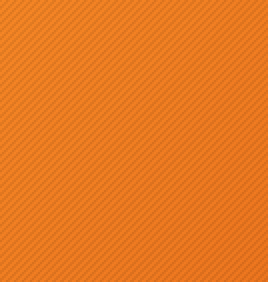
#> input picture assets/patterns/pattern_tile2.png, 134 x 141 px, found by its file name (shown 2 times larger); the run also reads 1 picture not shown here
$ python generate_flyer.py
#> lines starting #> are read from the running program, lines starting #| are printed output that depends on the picture
from PIL import Image, ImageDraw, ImageFont
import os

def getTemplate_mm_A4LANDSCAPEINSIDE():
    #TEMPLATE
    #Calculate perfect equal margins
    PAGE_WIDTH = 297  # A4 landscape width in mm
    COLUMNS = 4
    # 13.5-60-10-60-10-60-10-60-13.5 = 297
    MARGIN_W = 13.5
    GUTTER_W=10
    WINDOW_WIDTH=60

    PAGE_HEIGHT = 210 # A4 landscape height in mm
    LINES = 4
    # 5.5-46-5-46-5-46-5-46-5.5 = 210
    MARGIN_H = 5
    GUTTER_H=4
    WINDOW_HEIGHT=47
    row1_y= MARGIN_H
    row2_y= MARGIN_H + WINDOW_HEIGHT + GUTTER_H
    row3_y= MARGIN_H + WINDOW_HEIGHT + GUTTER_H + WINDOW_HEIGHT + GUTTER_H
    row4_y= MARGIN_H + WINDOW_HEIGHT + GUTTER_H + WINDOW_HEIGHT + GUTTER_H + WINDOW_HEIGHT + GUTTER_H


    col1_x= MARGIN_W
    col2_x= MARGIN_W + WINDOW_WIDTH + GUTTER_W
    col3_x= MARGIN_W + WINDOW_WIDTH + GUTTER_W + WINDOW_WIDTH + GUTTER_W
    col4_x= MARGIN_W + WINDOW_WIDTH + GUTTER_W + WINDOW_WIDTH + GUTTER_W + WINDOW_WIDTH + GUTTER_W

    jan25_height=PAGE_HEIGHT-2*MARGIN_H


    # Calculate total content width and equal margins
    # Template for 4x4 grid in landscape A4 with perfectly equal margins in mm
    template_mm = {
        # Row 1
        'janela_1': {'x': col1_x, 'y': row1_y, 'w': WINDOW_WIDTH, 'h': WINDOW_HEIGHT},
        'janela_2': {'x': col2_x, 'y': row1_y, 'w': WINDOW_WIDTH, 'h': WINDOW_HEIGHT},
        'janela_3': {'x': col3_x ,'y': row1_y, 'w': WINDOW_WIDTH, 'h': WINDOW_HEIGHT},
        'janela_4': {'x': col4_x, 'y': row1_y, 'w': WINDOW_WIDTH, 'h': WINDOW_HEIGHT},

        # Row 2
        'janela_5': {'x': col1_x, 'y': row2_y, 'w': WINDOW_WIDTH, 'h': WINDOW_HEIGHT},
        'janela_6': {'x': col2_x, 'y': row2_y, 'w': WINDOW_WIDTH, 'h': WINDOW_HEIGHT},
        'janela_7': {'x': col3_x ,'y': row2_y, 'w': WINDOW_WIDTH, 'h': WINDOW_HEIGHT},
        'janela_8': {'x': col4_x, 'y': row2_y, 'w': WINDOW_WIDTH, 'h': WINDOW_HEIGHT},

        # Row 3
        'janela_9': {'x': col1_x, 'y': row3_y, 'w': WINDOW_WIDTH, 'h': WINDOW_HEIGHT},
        'janela_10': {'x': col2_x, 'y': row3_y, 'w': WINDOW_WIDTH, 'h': WINDOW_HEIGHT},
        'janela_11': {'x': col3_x ,'y': row3_y, 'w': WINDOW_WIDTH, 'h': WINDOW_HEIGHT},
        'janela_12': {'x': col4_x, 'y': row3_y, 'w': WINDOW_WIDTH, 'h': WINDOW_HEIGHT},

        # Row 4
        'janela_13': {'x': col1_x, 'y': row4_y, 'w': WINDOW_WIDTH, 'h': WINDOW_HEIGHT},
        'janela_14': {'x': col2_x, 'y': row4_y, 'w': WINDOW_WIDTH, 'h': WINDOW_HEIGHT},
        'janela_15': {'x': col3_x ,'y': row4_y, 'w': WINDOW_WIDTH, 'h': WINDOW_HEIGHT},
        'janela_16': {'x': col4_x, 'y': row4_y, 'w': WINDOW_WIDTH, 'h': WINDOW_HEIGHT},

        # col 2 external page
        'janela_17': {'x': col2_x, 'y': row1_y, 'w': WINDOW_WIDTH, 'h': WINDOW_HEIGHT},
        'janela_18': {'x': col2_x, 'y': row2_y, 'w': WINDOW_WIDTH, 'h': WINDOW_HEIGHT},
        'janela_19': {'x': col2_x ,'y': row3_y, 'w': WINDOW_WIDTH, 'h': WINDOW_HEIGHT},
        'janela_20': {'x': col2_x, 'y': row4_y, 'w': WINDOW_WIDTH, 'h': WINDOW_HEIGHT},

        # col 3 external page
        'janela_21': {'x': col3_x, 'y': row1_y, 'w': WINDOW_WIDTH, 'h': WINDOW_HEIGHT},
        'janela_22': {'x': col3_x, 'y': row2_y, 'w': WINDOW_WIDTH, 'h': WINDOW_HEIGHT},
        'janela_23': {'x': col3_x ,'y': row3_y, 'w': WINDOW_WIDTH, 'h': WINDOW_HEIGHT},
        'janela_24': {'x': col3_x, 'y': row4_y, 'w': WINDOW_WIDTH, 'h': WINDOW_HEIGHT},

        # col 1 external page  ##### este é o row unico da pagina de fora da esquerda
        'janela_25': {'x': col1_x, 'y': row1_y, 'w': WINDOW_WIDTH, 'h': jan25_height},

        # col 4 external page  ##### este é o row unico da pagina de fora da direita
        'janela_26': {'x': col4_x, 'y': row1_y, 'w': WINDOW_WIDTH, 'h': jan25_height}
    }
    return template_mm

def getData():
    #DATA
    dados = [
            {'id': 1, 'janela_id': 'janela_1', 'titulo': 'Conjunto de Blazer e Calça', 'subtitulo': 'Oferta impertível da marca X&X', 'descricao': 'Conjunto esporte para ocasiões especiais com corte moderno para uso casual chic', 'valor': 'De R$1800,00 por R$1290,00', 'nome_loja': 'SXER', 'endereco': 'Al Macucos 135 Sao Paulo SP 456 Bairro dos Pratos', 'imagem_path': 'assets/imagens/img2.png', 'logo_path': 'assets/logos/logo03.jpg'},
            {'id': 2, 'janela_id': 'janela_2', 'titulo': 'Terno Esportivo Azul', 'subtitulo': 'Grande Promoção 30% de desconto', 'descricao': 'Terno completo com colete corte inglês em gabardine', 'valor': 'De R$3300,00 por R$2199,00', 'nome_loja': 'Dr. Terno', 'endereco': 'Al Gretyuter 3455 Sao Paulo SP ', 'imagem_path': 'assets/imagens/img3.png', 'logo_path': 'assets/logos/logo04.jpg'},
            {'id': 3, 'janela_id': 'janela_3', 'titulo': 'Carteira Pelica', 'subtitulo': 'Oferta especial desconto de 50%', 'descricao': 'Carteira de festa em pelica rosa para seu sucesso criata pelo estilista JJFred. Diponível nas cores rosa, edverde , azul e creme', 'valor': 'De R$2300,00 por R$1199,00', 'nome_loja': 'Sereníssima', 'endereco': 'Al Macucos 135 Sao Paulo SP CEP 04654-000', 'imagem_path': 'assets/imagens/img4.png', 'logo_path': 'assets/logos/logo05.jpg'},
            {'id': 4, 'janela_id': 'janela_4', 'titulo': 'Vestido em Seda Pura', 'subtitulo': 'Oportunidade', 'descricao': 'Vestido vinho de festa, em seda pura importada de finíssima qualidade', 'valor': 'De R$989,00 por R$788,00', 'nome_loja': 'Veste Sinhá', 'endereco': 'Al ghyu 334 Sao Paulo SP ', 'imagem_path': 'assets/imagens/img1.png', 'logo_path': 'assets/logos/logo1.png'},

            {'id': 5, 'janela_id': 'janela_5', 'titulo': 'Carteira Pelica', 'subtitulo': 'Oferta especial desconto de 50%', 'descricao': 'Carteira de festa em pelica rosa para seu sucesso criata pelo estilista JJFred. Diponível nas cores rosa, edverde , azul e creme', 'valor': 'De R$2300,00 por R$1199,00', 'nome_loja': 'Sereníssima', 'endereco': 'Al Macucos 135 Sao Paulo SP CEP 04654-000', 'imagem_path': 'assets/imagens/img4.png', 'logo_path': 'assets/logos/logo1.png'},
            {'id': 6, 'janela_id': 'janela_6', 'titulo': 'Conjunto de Blazer e Calça', 'subtitulo': 'Oferta impertível da marca X&X', 'descricao': 'Conjunto esporte para ocasiões especiais com corte moderno para uso casual chic', 'valor': 'De R$1800,00 por R$1290,00', 'nome_loja': 'SXER', 'endereco': 'Al Macucos 135 Sao Paulo SP 456 Bairro dos Pratos', 'imagem_path': 'assets/imagens/img2.png', 'logo_path': 'assets/logos/logo03.jpg'},
            {'id': 7, 'janela_id': 'janela_7', 'titulo': 'Terno Esportivo Azul', 'subtitulo': 'Grande Promoção 30% de desconto', 'descricao': 'Terno completo com colete corte inglês em gabardine', 'valor': 'De R$3300,00 por R$2199,00', 'nome_loja': 'Dr. Terno', 'endereco': 'Al Gretyuter 3455 Sao Paulo SP ', 'imagem_path': 'assets/imagens/img3.png', 'logo_path': 'assets/logos/logo05.jpg'},
            {'id': 8, 'janela_id': 'janela_8', 'titulo': 'Vestido em Seda Pura', 'subtitulo': 'Oportunidade', 'descricao': 'Vestido vinho de festa, em seda pura importada de finíssima qualidade', 'valor': 'De R$989,00 por R$788,00', 'nome_loja': 'Veste Sinhá', 'endereco': 'Al ghyu 334 Sao Paulo SP ', 'imagem_path': 'assets/imagens/img1.png', 'logo_path': 'assets/logos/logo04.jpg'},

            {'id': 9, 'janela_id': 'janela_9', 'titulo': 'Carteira Pelica', 'subtitulo': 'Oferta especial desconto de 50%', 'descricao': 'Carteira de festa em pelica rosa para seu sucesso criata pelo estilista JJFred. Diponível nas cores rosa, edverde , azul e creme', 'valor': 'De R$2300,00 por R$1199,00', 'nome_loja': 'Sereníssima', 'endereco': 'Al Macucos 135 Sao Paulo SP CEP 04654-000', 'imagem_path': 'assets/imagens/img4.png', 'logo_path': 'assets/logos/logo1.png'},
            {'id': 10, 'janela_id': 'janela_10', 'titulo': 'Conjunto de Blazer e Calça', 'subtitulo': 'Oferta impertível da marca X&X', 'descricao': 'Conjunto esporte para ocasiões especiais com corte moderno para uso casual chic', 'valor': 'De R$1800,00 por R$1290,00', 'nome_loja': 'SXER', 'endereco': 'Al Macucos 135 Sao Paulo SP 456 Bairro dos Pratos', 'imagem_path': 'assets/imagens/img2.png', 'logo_path': 'assets/logos/logo03.jpg'},
            {'id': 11, 'janela_id': 'janela_11', 'titulo': 'Terno Esportivo Azul', 'subtitulo': 'Grande Promoção 30% de desconto', 'descricao': 'Terno completo com colete corte inglês em gabardine', 'valor': 'De R$3300,00 por R$2199,00', 'nome_loja': 'Dr. Terno', 'endereco': 'Al Gretyuter 3455 Sao Paulo SP ', 'imagem_path': 'assets/imagens/img3.png', 'logo_path': 'assets/logos/logo05.jpg'},
            {'id': 12, 'janela_id': 'janela_12', 'titulo': 'Vestido em Seda Pura', 'subtitulo': 'Oportunidade', 'descricao': 'Vestido vinho de festa, em seda pura importada de finíssima qualidade', 'valor': 'De R$989,00 por R$788,00', 'nome_loja': 'Veste Sinhá', 'endereco': 'Al ghyu 334 Sao Paulo SP ', 'imagem_path': 'assets/imagens/img1.png', 'logo_path': 'assets/logos/logo04.jpg'},

            {'id': 13, 'janela_id': 'janela_13', 'titulo': 'Carteira Pelica', 'subtitulo': 'Oferta especial desconto de 50%', 'descricao': 'Carteira de festa em pelica rosa para seu sucesso criata pelo estilista JJFred. Diponível nas cores rosa, edverde , azul e creme', 'valor': 'De R$2300,00 por R$1199,00', 'nome_loja': 'Sereníssima', 'endereco': 'Al Macucos 135 Sao Paulo SP CEP 04654-000', 'imagem_path': 'assets/imagens/img4.png', 'logo_path': 'assets/logos/logo1.png'},
            {'id': 14, 'janela_id': 'janela_14', 'titulo': 'Conjunto de Blazer e Calça', 'subtitulo': 'Oferta impertível da marca X&X', 'descricao': 'Conjunto esporte para ocasiões especiais com corte moderno para uso casual chic', 'valor': 'De R$1800,00 por R$1290,00', 'nome_loja': 'SXER', 'endereco': 'Al Macucos 135 Sao Paulo SP 456 Bairro dos Pratos', 'imagem_path': 'assets/imagens/img2.png', 'logo_path': 'assets/logos/logo03.jpg'},
            {'id': 15, 'janela_id': 'janela_15', 'titulo': 'Terno Esportivo Azul', 'subtitulo': 'Grande Promoção 30% de desconto', 'descricao': 'Terno completo com colete corte inglês em gabardine', 'valor': 'De R$3300,00 por R$2199,00', 'nome_loja': 'Dr. Terno', 'endereco': 'Al Gretyuter 3455 Sao Paulo SP ', 'imagem_path': 'assets/imagens/img3.png', 'logo_path': 'assets/logos/logo05.jpg'},
            {'id': 16, 'janela_id': 'janela_16', 'titulo': 'Vestido em Seda Pura', 'subtitulo': 'Oportunidade', 'descricao': 'Vestido vinho de festa, em seda pura importada de finíssima qualidade', 'valor': 'De R$989,00 por R$788,00', 'nome_loja': 'Veste Sinhá', 'endereco': 'Al ghyu 334 Sao Paulo SP ', 'imagem_path': 'assets/imagens/img1.png', 'logo_path': 'assets/logos/logo04.jpg'},

            {'id': 17, 'janela_id': 'janela_17', 'titulo': 'Carteira Pelica', 'subtitulo': 'Oferta especial desconto de 50%', 'descricao': 'Carteira de festa em pelica rosa para seu sucesso criata pelo estilista JJFred. Diponível nas cores rosa, edverde , azul e creme', 'valor': 'De R$2300,00 por R$1199,00', 'nome_loja': 'Sereníssima', 'endereco': 'Al Macucos 135 Sao Paulo SP CEP 04654-000', 'imagem_path': 'assets/imagens/img4.png', 'logo_path': 'assets/logos/logo1.png'},
            {'id': 18, 'janela_id': 'janela_18', 'titulo': 'Conjunto de Blazer e Calça', 'subtitulo': 'Oferta impertível da marca X&X', 'descricao': 'Conjunto esporte para ocasiões especiais com corte moderno para uso casual chic', 'valor': 'De R$1800,00 por R$1290,00', 'nome_loja': 'SXER', 'endereco': 'Al Macucos 135 Sao Paulo SP 456 Bairro dos Pratos', 'imagem_path': 'assets/imagens/img2.png', 'logo_path': 'assets/logos/logo03.jpg'},
            {'id': 19, 'janela_id': 'janela_19', 'titulo': 'Terno Esportivo Azul', 'subtitulo': 'Grande Promoção 30% de desconto', 'descricao': 'Terno completo com colete corte inglês em gabardine', 'valor': 'De R$3300,00 por R$2199,00', 'nome_loja': 'Dr. Terno', 'endereco': 'Al Gretyuter 3455 Sao Paulo SP ', 'imagem_path': 'assets/imagens/img3.png', 'logo_path': 'assets/logos/logo05.jpg'},
            {'id': 20, 'janela_id': 'janela_20', 'titulo': 'Vestido em Seda Pura', 'subtitulo': 'Oportunidade', 'descricao': 'Vestido vinho de festa, em seda pura importada de finíssima qualidade', 'valor': 'De R$989,00 por R$788,00', 'nome_loja': 'Veste Sinhá', 'endereco': 'Al ghyu 334 Sao Paulo SP ', 'imagem_path': 'assets/imagens/img1.png', 'logo_path': 'assets/logos/logo04.jpg'},

            {'id': 21, 'janela_id': 'janela_21', 'titulo': 'Carteira Pelica', 'subtitulo': 'Oferta especial desconto de 50%', 'descricao': 'Carteira de festa em pelica rosa para seu sucesso criata pelo estilista JJFred. Diponível nas cores rosa, edverde , azul e creme', 'valor': 'De R$2300,00 por R$1199,00', 'nome_loja': 'Sereníssima', 'endereco': 'Al Macucos 135 Sao Paulo SP CEP 04654-000', 'imagem_path': 'assets/imagens/img4.png', 'logo_path': 'assets/logos/logo1.png'},
            {'id': 22, 'janela_id': 'janela_22', 'titulo': 'Conjunto de Blazer e Calça', 'subtitulo': 'Oferta impertível da marca X&X', 'descricao': 'Conjunto esporte para ocasiões especiais com corte moderno para uso casual chic', 'valor': 'De R$1800,00 por R$1290,00', 'nome_loja': 'SXER', 'endereco': 'Al Macucos 135 Sao Paulo SP 456 Bairro dos Pratos', 'imagem_path': 'assets/imagens/img2.png', 'logo_path': 'assets/logos/logo03.jpg'},
            {'id': 23, 'janela_id': 'janela_23', 'titulo': 'Terno Esportivo Azul', 'subtitulo': 'Grande Promoção 30% de desconto', 'descricao': 'Terno completo com colete corte inglês em gabardine', 'valor': 'De R$3300,00 por R$2199,00', 'nome_loja': 'Dr. Terno', 'endereco': 'Al Gretyuter 3455 Sao Paulo SP ', 'imagem_path': 'assets/imagens/img3.png', 'logo_path': 'assets/logos/logo05.jpg'},
            {'id': 24, 'janela_id': 'janela_24', 'titulo': 'Vestido em Seda Pura', 'subtitulo': 'Oportunidade', 'descricao': 'Vestido vinho de festa, em seda pura importada de finíssima qualidade', 'valor': 'De R$989,00 por R$788,00', 'nome_loja': 'Veste Sinhá', 'endereco': 'Al ghyu 334 Sao Paulo SP ', 'imagem_path': 'assets/imagens/img1.png', 'logo_path': 'assets/logos/logo04.jpg'}
            ]
    return dados

def convert_template_mm_to_px_A4LANDSCAPEINSIDE300(template_mm):

    # === CONFIG ===
    DPI = 300  # 3507pxX2480px for A4 at 300 DPI
    MM_TO_PX = DPI / 25.4
    PAGE_WIDTH_MM = 297
    PAGE_HEIGHT_MM = 210
    PAGE_WIDTH = int(PAGE_WIDTH_MM * MM_TO_PX)
    PAGE_HEIGHT = int(PAGE_HEIGHT_MM * MM_TO_PX)

    def mm_to_px(mm):
        return int(mm * MM_TO_PX)

    template_px= {
        key: {
            'x': mm_to_px(val['x']),
            'y': mm_to_px(val['y']),
            'w': mm_to_px(val['w']),
            'h': mm_to_px(val['h']),
        }
        for key, val in template_mm.items()
    }
    return DPI,PAGE_WIDTH,PAGE_HEIGHT,template_px

# === BACKGROUND ===
def create_background(pattern_path,PAGE_WIDTH,PAGE_HEIGHT):
#> called with pattern_path = 'assets/patterns/pattern_tile2.png', PAGE_WIDTH = 3507, PAGE_HEIGHT = 2480
    pattern = Image.open(pattern_path).convert("RGB")
    bg = Image.new("RGB", (PAGE_WIDTH, PAGE_HEIGHT), (255, 255, 255))
#> bg: PIL image 3507x2480 RGB; every value is 255
    for x in range(0, PAGE_WIDTH, pattern.width):
        for y in range(0, PAGE_HEIGHT, pattern.height):
            bg.paste(pattern, (x, y))
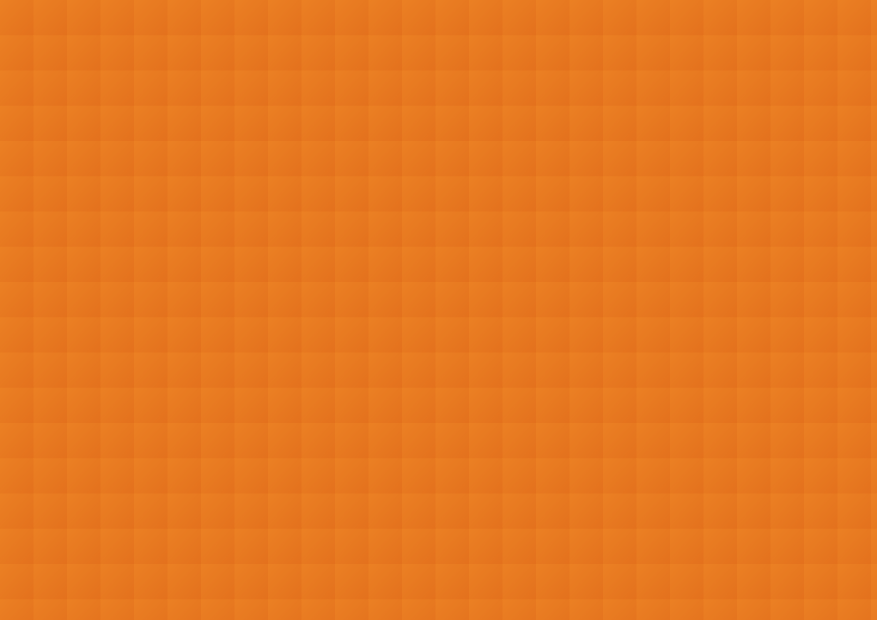
#> bg: PIL image 3507x2480 RGB (shown at 1/4 size); mean R, G, B 231.4, 120.7, 32.2
    return bg

# === DRAW WINDOW ===
def draw_window(windowData ):

    # [40 lines left out: function wrap_text, not called in this run]

    def draw_windowBackground(w,h,radius,outline,width,bg_pattern):
        back=create_background(bg_pattern,w,h)
#> in create_background (call 2), `bg = Image.new("RGB", (PAGE_WIDTH, PAGE_HEIGHT), (255, 255, 255))`: bg: PIL image 708x555 RGB; every value is 255
        background_RGBA = back.convert("RGBA")

        # Create a transparent overlay to draw the rounded rectangle
        overlay = Image.new("RGBA", background_RGBA.size, (255, 255, 255, 0))
        draw = ImageDraw.Draw(overlay)
        draw.rounded_rectangle((0,0,w,h), radius=radius, outline=outline, width=width, fill=(255, 255, 255, 128))

        # Composite the overlay onto the background
        window_background = Image.alpha_composite(background_RGBA, overlay)
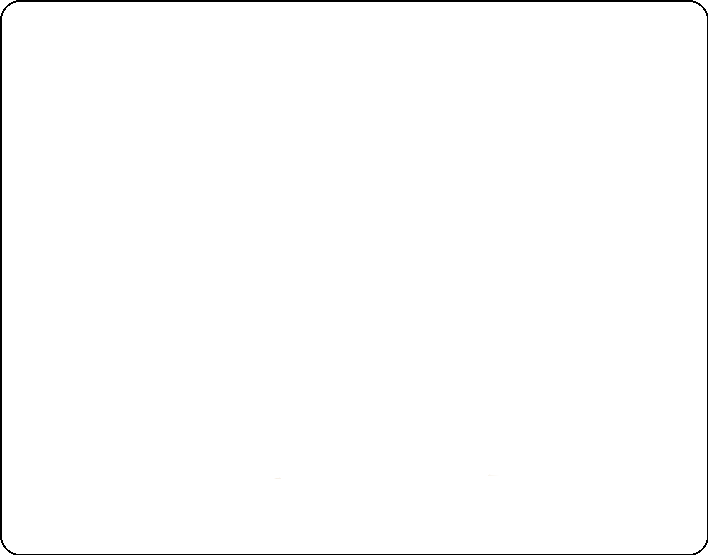
#> window_background: PIL image 708x555 RGBA; mean R, G, B, A 252.6, 252.6, 252.6, 255
        return window_background

    w, h = windowData['w'], windowData['h']
    window_pattern_path=windowData['window_pattern_path']
    radius = 20
    window_background=draw_windowBackground(w,h,radius,"black",2,window_pattern_path)

    # Image section
    img_w = int(w * 0.50) - 20
    img_h = img_w
    logo_h = int(h * 0.24)
    logo_w = logo_h
    img = Image.open(windowData["imagem_path"]).resize((img_w, img_h))
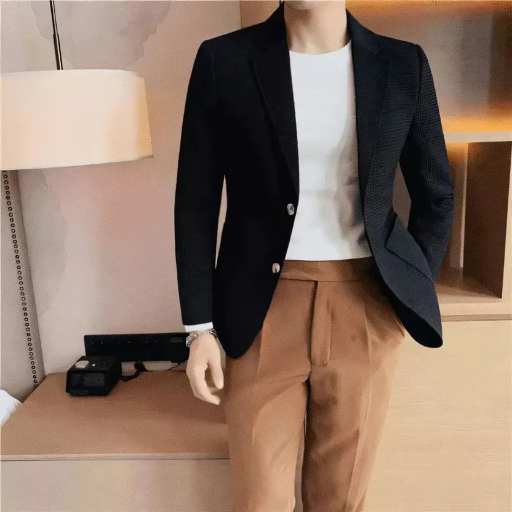
#> input picture assets/imagens/img2.png, 1024 x 1024 px, found by its file name (shown at 1/2 size)
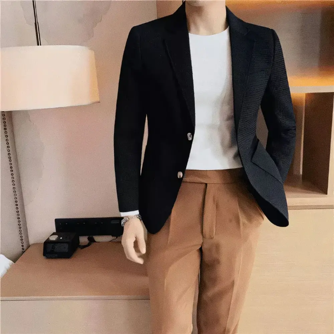
#> img: PIL image 334x334 RGBA; mean R, G, B, A 138.9, 115.7, 101, 255
#> (the run stopped early here; a loop or call above may not have finished)
